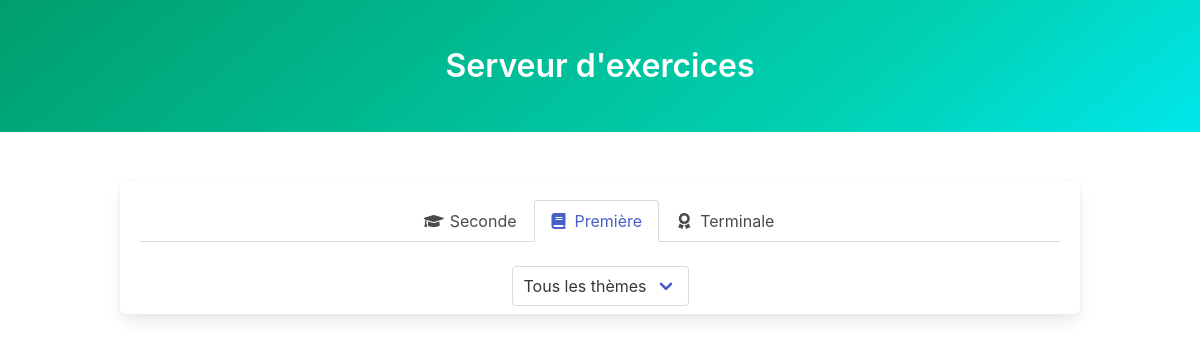
Before: /?level=Première with the older database file.
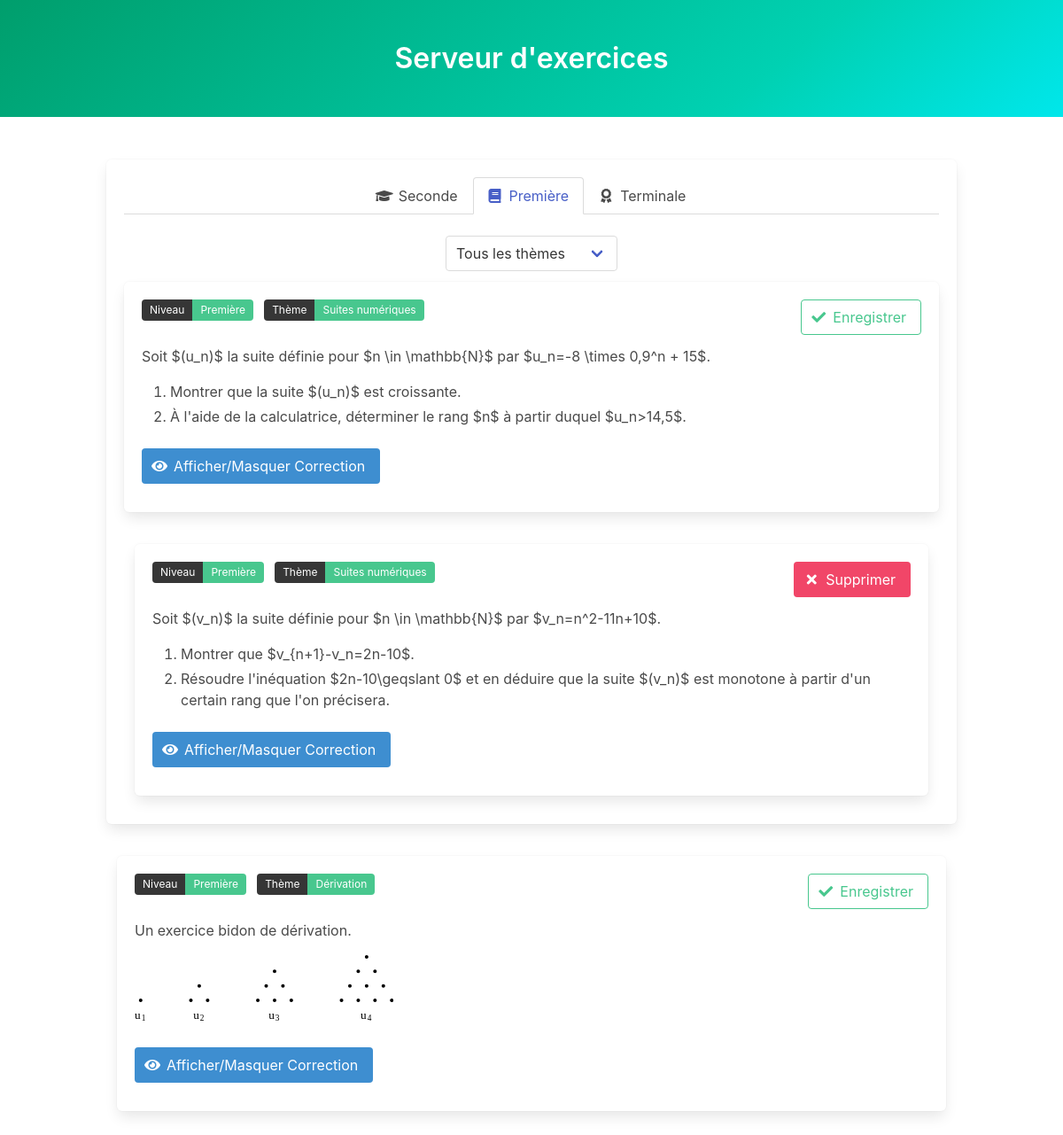
After: the same page with the newer database file.
### models.py (models this page shows, shortened)
class Exercice(db.Model):
    __tablename__ = 'exercices'
    id = db.Column(db.String, primary_key=True)
    level = db.Column(db.String, nullable=False)
    theme = db.Column(db.String, nullable=False)
    selected = db.Column(db.Boolean, default=False)
    content = db.Column(db.Text, nullable=False)
    latex_code = db.Column(db.Text, nullable=False)
    correction = db.Column(db.Text, nullable=False)
    latex_correction = db.Column(db.Text, nullable=False)

### app.py (the view)
@app.route('/')
def home():
    exercices = Exercice.query.all()
    return render_template('index.html', exercices=exercices)

### templates/index.html (shortened to what this page needs)
<!DOCTYPE html>
<html lang="en">
<head>
    <link rel="stylesheet" href="https://cdnjs.cloudflare.com/ajax/libs/bulma/0.9.3/css/bulma.min.css">
    <link rel="stylesheet" href="https://cdnjs.cloudflare.com/ajax/libs/font-awesome/5.15.4/css/all.min.css">
</head>
<body>
    <section class="hero is-primary is-bold">
        <div class="hero-body">
            <div class="container">
                <h1 class="title has-text-centered">Serveur d'exercices</h1>
            </div>
        </div>
    </section>
    <section class="section">
        <div class="container">
            <div class="box">
                <div class="tabs is-centered is-boxed">
                    <ul>
                        <li class="{{ 'is-active' if request.args.get('level') == 'Seconde' or not request.args.get('level') }}">
                            <a href="?level=Seconde">
                                <span class="icon is-small"><i class="fas fa-graduation-cap"></i></span>
                                <span>Seconde</span>
                            </a>
                        </li>
                        <li class="{{ 'is-active' if request.args.get('level') == 'Première' }}">
                            <a href="?level=Première">
                                <span class="icon is-small"><i class="fas fa-book"></i></span>
                                <span>Première</span>
                            </a>
                        </li>
                        <li class="{{ 'is-active' if request.args.get('level') == 'Terminale' }}">
                            <a href="?level=Terminale">
                                <span class="icon is-small"><i class="fas fa-award"></i></span>
                                <span>Terminale</span>
                            </a>
                        </li>
                    </ul>
                </div>
                    <div class="field">
                        <div class="control has-text-centered">
                            <div class="select">
                                <select id="themeFilter" onchange="window.location.href='?level={{ request.args.get('level') }}&theme='+this.value">
                                    <option value="all" {{ 'selected' if not request.args.get('theme') or request.args.get('theme') == 'all' }}>Tous les thèmes</option>
                                </select>
                            </div>
                        </div>
                    </div>
                    <div class="columns is-multiline">
                    {% for exercice in exercices if exercice.level == request.args.get('level', 'Seconde') and (not request.args.get('theme') or request.args.get('theme') == 'all' or exercice.theme == request.args.get('theme')) %}
                    <div class="column">
                        <div class="box">
                            <div class="field is-grouped is-grouped-multiline">
                                <div class="control">
                                  <div class="tags has-addons">
                                    <span class="tag is-dark">Niveau</span>
                                    <span class="tag is-success">{{ exercice.level }}</span>
                                  </div>
                                </div>
                                <div class="control">
                                  <div class="tags has-addons">
                                    <span class="tag is-dark">Thème</span>
                                    <span class="tag is-success">{{ exercice.theme }}</span>
                                  </div>
                                </div>
                                <div class="control" style="margin-left: auto;">
                                  <button class="button {{ 'is-danger' if exercice.selected else 'is-success is-outlined' }}">
                                    <span class="icon is-small">
                                      <i class="fas {{ 'fa-times' if exercice.selected else 'fa-check' }}"></i>
                                    </span>
                                    <span>{{ 'Supprimer' if exercice.selected else 'Enregistrer' }}</span>
                                  </button>
                                </div>
                            </div>
                            <div class="content">{{ exercice.content | safe }}</div>
                            <div class="field">
                                <button class="button is-info" onclick="document.getElementById('correction-{{ loop.index }}').classList.toggle('is-hidden')">
                                    <span class="icon is-small">
                                        <i class="fas fa-eye"></i>
                                    </span>
                                    <span>Afficher/Masquer Correction</span>
                                </button>
                            </div>
                            </span></button></div>
                        </div>
                    </div>
                    {% endfor %}
                </div>
            </div>
        </div>
    </section>
</body>
</html>

Changed rows visible on the page:
added Exercice: level "Première", theme "Suites numériques", selected "Enregistrer", content "Soit $(u_n)$ la suite définie pour $n \\in \\mathbb{N}$ par $u_n=-8 \\times 0,9^n + 15$. Montrer que la suite $(u_n)$ est croissante. À l'aide de la calculatrice, déterminer le rang $n$ à partir duquel $u_n>14,5$."
added Exercice: level "Première", theme "Suites numériques", selected "Supprimer", content "Soit $(v_n)$ la suite définie pour $n \\in \\mathbb{N}$ par $v_n=n^2-11n+10$. Montrer que $v_{n+1}-v_n=2n-10$. Résoudre l'inéquation $2n-10\\geqslant 0$ et en déduire que la suite $(v_n)$ est monotone à partir d'un certain rang que l'on précisera."
added Exercice: level "Première", theme "Dérivation", selected "Enregistrer", content "Un exercice bidon de dérivation. u 1 u 2 u 3 u 4"
